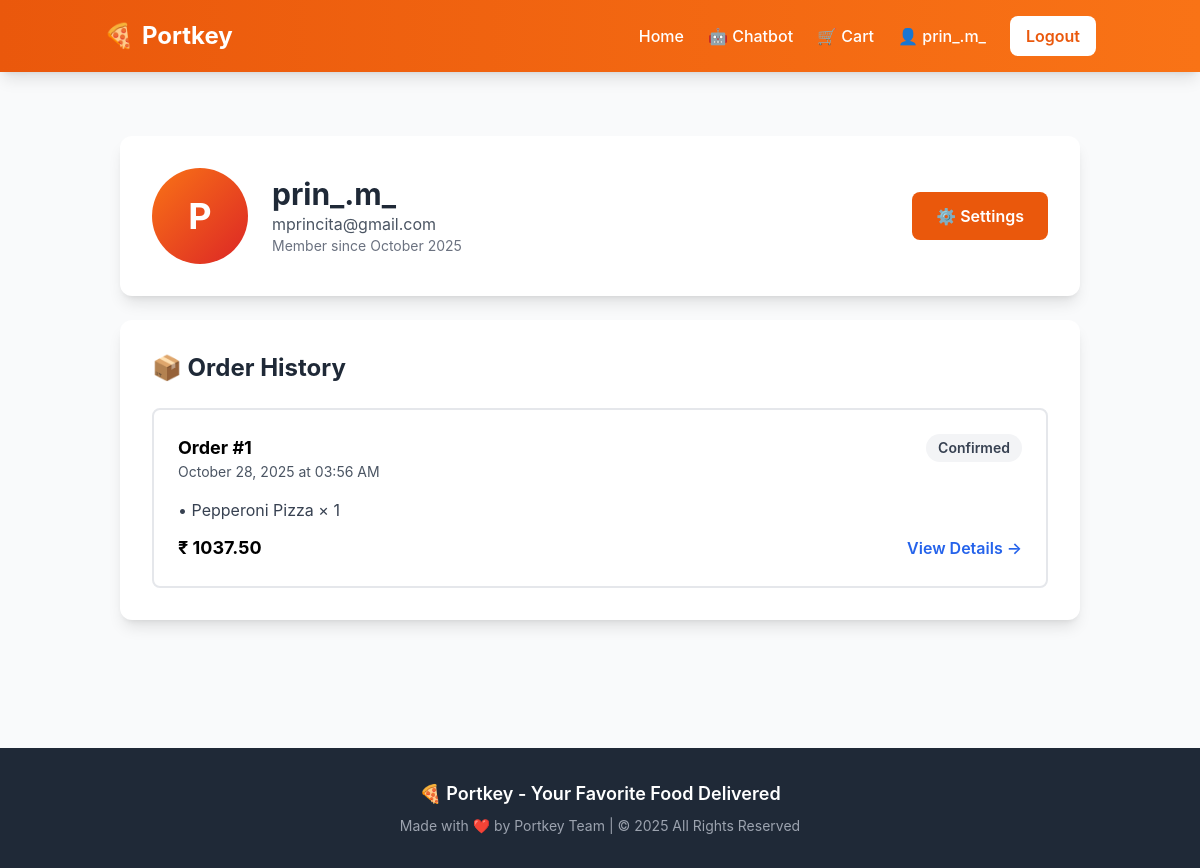
Screenshot of /profile (signed in) with the database file from the repository.
### models.py (models this page shows, shortened)
class User(Base):
    __tablename__ = 'users'
    id = Column(Integer, primary_key=True, autoincrement=True)
    username = Column(String(50), unique=True, nullable=False, index=True)
    email = Column(String(100), unique=True, nullable=False, index=True)
    password_hash = Column(String(200), nullable=False)
    created_at = Column(DateTime, default=datetime.utcnow, nullable=False)
    cart_items = relationship("CartItem", back_populates="user", cascade="all, delete-orphan")
    orders = relationship("Order", back_populates="user", cascade="all, delete-orphan")
    feedback = relationship("Feedback", back_populates="user", cascade="all, delete-orphan")
    delivery_feedback = relationship("DeliveryFeedback", back_populates="user", cascade="all, delete-orphan")

class Order(Base):
    __tablename__ = 'orders'
    id = Column(Integer, primary_key=True, autoincrement=True)
    user_id = Column(Integer, ForeignKey('users.id'), nullable=True, index=True)
    total_amount = Column(DECIMAL(10, 2), nullable=False)  # Total in INR
    status = Column(String(50), nullable=False, default='confirmed')  # confirmed, preparing, ready, out_for_delivery, delivered, cancelled
    delivery_address = Column(String(500), nullable=True)
    payment_id = Column(String(100), nullable=True)  # Razorpay payment ID
    created_at = Column(DateTime, default=datetime.utcnow, nullable=False)
    updated_at = Column(DateTime, default=datetime.utcnow, onupdate=datetime.utcnow, nullable=False)
    user = relationship("User", back_populates="orders")
    order_items = relationship("OrderItem", back_populates="order", cascade="all, delete-orphan")
    feedback = relationship("Feedback", back_populates="order", uselist=False, cascade="all, delete-orphan")
    delivery_feedback = relationship("DeliveryFeedback", back_populates="order", uselist=False, cascade="all, delete-orphan")

class OrderItem(Base):
    __tablename__ = 'order_items'
    id = Column(Integer, primary_key=True, autoincrement=True)
    order_id = Column(Integer, ForeignKey('orders.id'), nullable=False, index=True)
    menu_item_id = Column(Integer, ForeignKey('menu_items.id'), nullable=False, index=True)
    quantity = Column(Integer, nullable=False)
    unit_price = Column(DECIMAL(10, 2), nullable=False)  # Price at time of order
    subtotal = Column(DECIMAL(10, 2), nullable=False)
    order = relationship("Order", back_populates="order_items")
    menu_item = relationship("MenuItem")

class MenuItem(Base):
    __tablename__ = 'menu_items'
    id = Column(Integer, primary_key=True, autoincrement=True)
    restaurant_id = Column(Integer, ForeignKey('restaurants.id'), nullable=False, index=True)
    name = Column(String(100), nullable=False, index=True)
    description = Column(String(500), nullable=False)
    price = Column(DECIMAL(10, 2), nullable=False)
    category = Column(String(50), nullable=False, index=True)  # e.g., "Appetizer", "Main", "Dessert", "Beverage"
    availability = Column(Boolean, default=True, nullable=False)
    stock_quantity = Column(Integer, default=100, nullable=False)  # Available stock
    restaurant = relationship("Restaurant", back_populates="menu_items")
    cart_items = relationship("CartItem", back_populates="menu_item", cascade="all, delete-orphan")

### app.py (the view)
@app.route('/profile')
@login_required
def profile():
    db = SessionLocal()
    try:
        user = get_current_user()
        orders = db.query(Order).filter_by(user_id=user.id).order_by(Order.created_at.desc()).all()
        cart_count = get_cart_count()
        return render_template('profile.html', user=user, orders=orders, cart_count=cart_count)
    finally:
        db.close()

### app.py (called while the page is built, shortened)
def login_required(f):
    @wraps(f)
    def decorated_function(*args, **kwargs):
        if 'user_id' not in session:
            flash('Please login to access this page.', 'info')
            return redirect(url_for('login'))
        return f(*args, **kwargs)
    return decorated_function

def get_current_user():
    if 'user_id' not in session:
        return None
    db = SessionLocal()
    try:
        user = db.query(User).filter_by(id=session['user_id']).first()
        return user
    finally:
        db.close()

def get_cart_count():
    session_id = session.get('session_id')
    if not session_id:
        return 0

### templates/profile.html (shortened to what this page needs)
{% extends "base.html" %}
{% block content %}
<div class="container mx-auto px-4 py-8 max-w-6xl">
    <div class="bg-white rounded-xl shadow-lg p-8 mb-6">
        <div class="flex items-center space-x-6">
            <div class="w-24 h-24 bg-gradient-to-br from-orange-500 to-red-600 rounded-full flex items-center justify-center text-white text-4xl font-bold">
                {{ user.username[0].upper() if user else 'U' }}
            </div>
            <div class="flex-1">
                <h1 class="text-3xl font-bold text-gray-800">{{ user.username if user else 'Guest' }}</h1>
                <p class="text-gray-600">{{ user.email if user else 'guest@portkey.com' }}</p>
                {% if user %}
                <p class="text-sm text-gray-500">Member since {{ user.created_at.strftime('%B %Y') if user.created_at else 'N/A' }}</p>
                {% endif %}
            </div>
            <a href="/settings" class="bg-orange-600 hover:bg-orange-700 text-white px-6 py-3 rounded-lg font-semibold">⚙️ Settings</a>
        </div>
    </div>
    <div class="bg-white rounded-xl shadow-lg p-8">
        <h2 class="text-2xl font-bold text-gray-800 mb-6">📦 Order History</h2>
        {% if orders %}
        <div class="space-y-4">
            {% for order in orders %}
            <div class="border-2 border-gray-200 rounded-lg p-6 hover:border-orange-400 transition">
                <div class="flex justify-between items-start mb-4">
                    <div>
                        <h3 class="font-bold text-lg">Order #{{ order.id }}</h3>
                        <p class="text-sm text-gray-600">{{ order.created_at.strftime('%B %d, %Y at %I:%M %p') if order.created_at else 'N/A' }}</p>
                    </div>
                    <span class="px-3 py-1 rounded-full text-sm font-semibold
                        {% if order.status == 'delivered' %}bg-green-100 text-green-700
                        {% elif order.status == 'out_for_delivery' %}bg-blue-100 text-blue-700
                        {% elif order.status == 'preparing' %}bg-yellow-100 text-yellow-700
                        {% elif order.status == 'ready' %}bg-purple-100 text-purple-700
                        {% else %}bg-gray-100 text-gray-700{% endif %}">
                        {{ order.status.title() }}
                    </span>
                </div>
                <div class="text-gray-700 mb-3">
                    {% for item in order.order_items %}
                    <p>• {{ item.menu_item.name if item.menu_item else 'Unknown Item' }} × {{ item.quantity }}</p>
                    {% endfor %}
                </div>
                <div class="flex justify-between items-center">
                    <span class="text-lg font-bold">₹ {{ "%.2f"|format(order.total_amount) }}</span>
                    <div class="flex space-x-2">
                        <a href="/order/{{ order.id }}" class="text-blue-600 font-semibold hover:text-blue-800">View Details →</a>
                    </div>
                </div>
            </div>
            {% endfor %}
        </div>
        {% endif %}
    </div>
</div>
{% endblock %}

### templates/base.html (shortened to what this page needs)
<!DOCTYPE html>
<html lang="en">
<head>
    <script src="https://cdn.tailwindcss.com"></script>
</head>
<body class="bg-gray-50 min-h-screen">
    <nav class="bg-gradient-to-r from-orange-600 to-orange-500 text-white shadow-lg sticky top-0 z-50">
        <div class="container mx-auto px-4 py-4">
            <div class="flex justify-between items-center">
                <a href="/" class="text-2xl font-bold flex items-center space-x-2 hover:scale-105 transition">
                    <span>🍕</span>
                    <span>Portkey</span>
                </a>
                <div class="flex items-center space-x-6">
                    <a href="/" class="nav-link hover:underline font-medium">Home</a>
                    <a href="/chatbot-page" class="nav-link hover:underline font-medium">🤖 Chatbot</a>
                    <a href="/cart" class="nav-link hover:underline font-medium flex items-center space-x-1">
                        <span>🛒 Cart</span>
                    </a>
                    {% if user %}
                        <span class="font-medium">👤 {{ user.username }}</span>
                        <a href="/logout" class="bg-white text-orange-600 px-4 py-2 rounded-lg hover:bg-orange-50 transition font-semibold">Logout</a>
                    {% else %}
                        <a href="/login" class="bg-white text-orange-600 px-4 py-2 rounded-lg hover:bg-orange-50 transition font-semibold">Login</a>
                        <a href="/register" class="bg-orange-700 px-4 py-2 rounded-lg hover:bg-orange-800 transition font-semibold">Sign Up</a>
                    {% endif %}
                </div>
            </div>
        </div>
    </nav>
    <main class="container mx-auto px-4 py-8">
        {% block content %}{% endblock %}
    </main>
    <footer class="bg-gray-800 text-white mt-16 py-8">
        <div class="container mx-auto px-4 text-center">
            <p class="text-lg font-semibold mb-2">🍕 Portkey - Your Favorite Food Delivered</p>
            <p class="text-gray-400 text-sm">Made with ❤️ by Portkey Team | © 2025 All Rights Reserved</p>
        </div>
    </footer>
</body>
</html>

### templates/base.html (style rules this page uses)
body { font-family: 'Inter', system-ui, -apple-system, sans-serif; }

### rows the page displays
User: username "prin_.m_", username "P", email "mprincita@gmail.com", created_at "October 2025"
Order: id "1", created_at "October 28, 2025 at 03:56 AM", status "Confirmed", total_amount "1037.50"
OrderItem: menu_item "Pepperoni Pizza", quantity "1"
